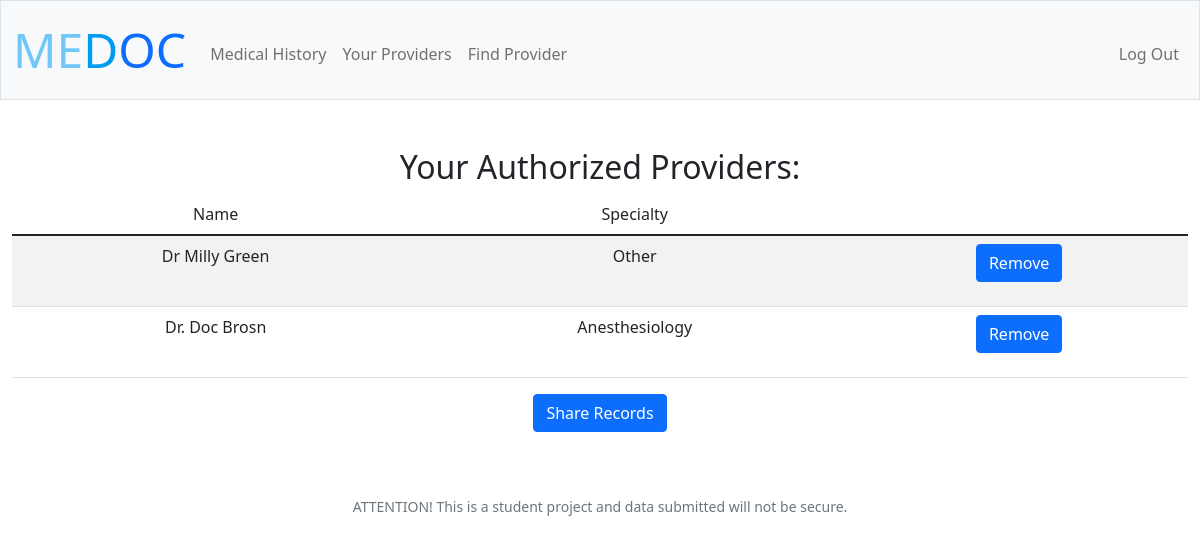
Screenshot of /providers (signed in) with the database file from the repository.
### tables this page shows
CREATE TABLE 'connections' ('id' INTEGER PRIMARY KEY AUTOINCREMENT NOT NULL, 'patient_id' INTEGER NOT NULL, 'patient_title' TEXT, 'patient_first' TEXT, 'patient_last' TEXT, 'provider_id' INTEGER, 'provider_title' TEXT,'provider_first' TEXT,'provider_last' TEXT, 'specialty' TEXT, 'sex' TEXT, 'race' TEXT, 'marital_status' TEXT, 'employment_status' TEXT,'employer' TEXT, 'ocupation' TEXT, 'conditions' TEXT, 'meds' TEXT, 'family' TEXT, 'dob' DATETIME);

### app.py (the view)
@app.route("/providers", methods=["GET", "POST"])
@login_required
def providers():
    if request.method == "POST":
        connection_id = request.form.get("id")
        db.execute("DELETE FROM connections WHERE id = ?", connection_id)
        return redirect("/providers")
    else:
        list = db.execute("SELECT * FROM connections WHERE patient_id = ?", session["user_id"][0]["id"] )
        return render_template("providers.html", list=list)

### app.py (called while the page is built)
@app.after_request
def after_request(response):
    response.headers["Cache-Control"] = "no-cache, no-store, must-revalidate"
    response.headers["Expires"] = 0
    response.headers["Pragma"] = "no-cache"
    return response

### helpers.py (called while the page is built)
def login_required(f):
    @wraps(f)
    def decorated_function(*args, **kwargs):
        if session.get("user_id") is None:
            return redirect("/login")
        return f(*args, **kwargs)
    return decorated_function

### templates/providers.html (shortened to what this page needs)
{% extends "layout.html" %}
{% block main %}
<h2>Your Authorized Providers:</h2>
    <table class="table table-striped">
        <thead>
            <tr>
                <td>Name</td>
                <td>Specialty</td>
                <td></td>
            </tr>
        </thead>
        <tbody>
            {% for connection in list %}
            <tr>
                <td>
                    {{connection['provider_title']}} {{connection['provider_first']}} {{connection['provider_last']}}
                </td>
                <td>
                    {{connection["specialty"]}}
                </td>
                <td>
                    <div class="mb-3">
                        <form action="/providers" method="POST">
                            <input class="btn btn-primary" type="submit" value="Remove">
                        </form>
                    </div>
                </td>
            </tr>
            {% endfor %}
        </tbody>
    </table>
<div class="mb-3">
    <form action="/share" method="GET">
        <input class="btn btn-primary" type="submit" value="Share Records">
    </form>
</div>
{% endblock %}

### static/styles.css (style rules this page uses)
tr { width: 100wp; }

### rows the page displays
connections: provider_title "Dr", provider_first "Milly", provider_last "Green", specialty "Other"
connections: provider_title "Dr.", provider_first "Doc", provider_last "Brosn", specialty "Anesthesiology"
